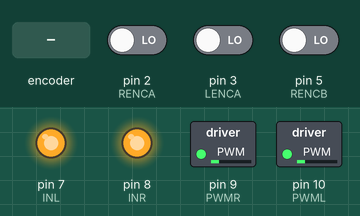
This sketch was run on a simulated Arduino Uno, built with avr-gcc and run on an emulated ATmega328P. On the bench: switched loads named in the sketch (green lamp = pin HIGH), output pins drawn as LEDs (lit = HIGH). The test bench sets the inputs (shaded band); at power-on: pin 2 (RENCA) LOW, pin 3 (LENCA) LOW, pin 5 (RENCB) LOW. Pins used as bus, display or sensor lines are not drawn; what the sketch prints to the serial monitor is not drawn.

Above: at 1.2 s.
1.3 s: rotary encoder on pin 2 (RENCA) / pin 5 (RENCB) turned 2 steps (second pin leading)
4.7 s: rotary encoder on pin 2 (RENCA) / pin 5 (RENCB) turned 3 steps (first pin leading)
Timing chart, 0 to 7.7 s (numbered marks = the images above; inputs shaded):
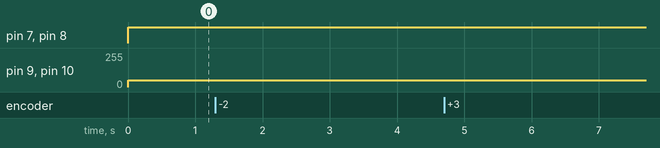

The sketch:

Demo_1_Proprotional_controller.ino
```cpp
//#define PI 3.141592653589793238
#define RENCA 2   //White right
#define RENCB 5   //Yellow right
#define LENCA 3   //White left
#define LENCB 6   //Yellow left
#define PWMR 9
#define PWML 10
#define INR 8
#define INL 7
#define pwmPower 4

double start_time = 0;
double run_time = 0;
double loop_time = 5;   //milliseconds

int rightEncoderCurrent = LOW;
int rightEncoderLast = rightEncoderCurrent;
int leftEncoderCurrent = LOW;
int leftEncoderLast = leftEncoderCurrent;

bool moved = 0;
bool rotationComplete = 0;
bool movementComplete = 1;

int rightCount = 0;
int leftCount = 0;


double wheelRadius = 0.075; //meters
double wheelDistance = 0.31; //meters
double v_l;
double v_r;
double loopTime = 10;

double rho_e;
double phi_e;

double current_rho = 0;
double current_phi = 0;

double target_rho = 2;    //meters
double target_phi = 45;   //Degrees

int directionRight;
int directionLeft;
double rightPower;
double leftPower;


double encoderSteps = 16*50;
double theta = 360/encoderSteps;

void setup() {
  Serial.begin(115200);
  pinMode(RENCA, INPUT);
  pinMode(RENCB, INPUT);
  pinMode(LENCA, INPUT);
  pinMode(LENCB, INPUT);

  pinMode(pwmPower, OUTPUT);
  pinMode(PWML, OUTPUT);
  pinMode(PWMR, OUTPUT);
  pinMode(INL, OUTPUT);
  pinMode(INR, OUTPUT);

  attachInterrupt(digitalPinToInterrupt(RENCA),rightRotation,RISING);
  attachInterrupt(digitalPinToInterrupt(LENCA),leftRotation,RISING);

  theta = (360)/encoderSteps;

}

void loop() {
  start_time = millis();
  digitalWrite(pwmPower, HIGH);
  double Kp = 25;

  if (rotationComplete == 0){
    Serial.print("im in rotation ");
    Serial.print("rightcount: ");
    Serial.print(rightCount);
    Serial.print(" leftcount: ");
    Serial.println(leftCount);
    current_phi = (rightCount - leftCount)*theta*wheelRadius / wheelDistance;

    /************************************************/
    // PI controller configuration
    /************************************************/
//      rho_e = target_rho - current_rho;
      phi_e = target_phi - current_phi;
//      Kp = 25;


    /************************************************/
    //Motor Control
    /************************************************/

      rightPower = Kp*phi_e;
      rightPower = constrain(rightPower, 0, 50);
      leftPower = Kp*phi_e;
      leftPower = constrain(leftPower, 0, 50);


      setMotor(PWMR, rightPower, INR, 1);
      setMotor(PWML, leftPower, INL, 1);


      if(phi_e < 1 && phi_e > -1){
        movementComplete = 0;
        rotationComplete = 1;
        rightCount = 0;
        leftCount = 0;
      }
  }
  if (movementComplete == 0){
    Serial.println("rightcount: ");
    Serial.print(rightCount);
    Serial.print(" leftcount: ");
    Serial.println(leftCount);
    current_rho = (rightCount + leftCount)*theta*0.5*wheelRadius;
    rho_e = target_rho - current_rho;

      rightPower = Kp*rho_e;
      rightPower = constrain(rightPower, 0, 50);
      leftPower = Kp*rho_e;
      leftPower = constrain(leftPower, 0, 50);


      setMotor(PWMR, rightPower, INR, 1);
      setMotor(PWML, leftPower, INL, 0);


      if(rho_e < 1 && rho_e > -1){
        movementComplete = 1;
        digitalWrite(pwmPower, LOW);
        Serial.println("finished");
      }
  }


//    analogWrite(PWMR, 170);
//    analogWrite(PWML, 170);
//    digitalWrite(INR, HIGH);
//    digitalWrite(INL, HIGH);


//    v_r = rightCount * theta * wheelRadius;   //right velocity
//    v_l = leftCount * theta * wheelRadius;    //left velocity
//
//    theta_r = rightCount * theta;
//    theta_l = leftCount * theta;


  run_time = millis();
}

void setMotor (int pwm, int pwmVal, int inval, int dir){
  analogWrite(pwm, pwmVal);
  if(dir == 1){
    digitalWrite(inval, HIGH);
  }
  if(dir == 0){
    digitalWrite(inval, LOW);
  }
}

void rightRotation() {
   rightEncoderCurrent = digitalRead(RENCA);

   if((rightEncoderLast == LOW) && (rightEncoderCurrent == HIGH)){
    if(digitalRead(RENCB) == HIGH){
      rightCount -= 1;
    }
    else{
      rightCount += 1;
    }
   }

}

void leftRotation() {
  leftEncoderCurrent = digitalRead(LENCA);

   if((leftEncoderLast == LOW) && (leftEncoderCurrent == HIGH)){
    if(digitalRead(LENCB) == HIGH){
      leftCount -= 1;
    }
    else{
      leftCount += 1;
    }
   }
}
```
